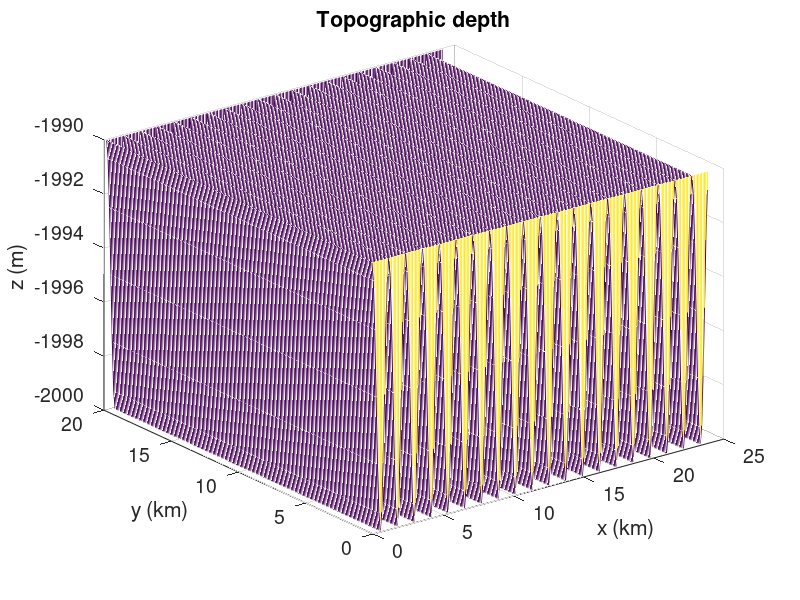

The MATLAB script that drew this image: (Note: this script raises an error after producing the figure.)
clear, close all
set(0,'defaultAxesFontSize',14), set(0,'DefaultLineLineWidth',1.5);
set(groot,'defaultAxesXGrid','on'), set(groot,'defaultAxesYGrid','on')
p_g=9.81; p_f=1.3e-4; p_N=1e-3; p_R0=1027;
iPlot=1; iSave=1;

dx=100; dy=100; dz=40;
Nx=240; Ny=200; Nz=50;
xc=dx/2:dx:Nx*dx-dx/2; yc=dy/2:dy:Ny*dy-dy/2;
Depth=-Nz*dz; 
zc=-dz/2:-dz:Depth+dz/2; zf=0:-dz:Depth;

[gridXY,gridYX]=meshgrid(xc,yc); gridXY=gridXY'; gridYX=gridYX';
[gridYZ,gridZY]=meshgrid(yc,zc); gridYZ=gridYZ'; gridZY=gridZY';

%% Topography
amp=5; wavelen=1200; k0=2*pi/wavelen; Umax0=0.18; %Umax=0.09; Umax=0.06; %Umax=0.03;
% fprintf('Intrinsic freq at generation = %.2f N = %.2f f \n',k0*Umax/p_N,k0*Umax/p_f)
H=Depth+amp*cos(k0*(gridXY-dx/2))+amp;
% H(1:12,:)=Depth+amp; H(12+12*5+2:end,:)=Depth+amp; 
% H([1:12*2  12*10+1:end],:)=Depth+amp;
H(:,[1 end])=0; % meridional walls
dH=2000+H(:,Ny/2); 

if iPlot
    figure, mesh(gridXY/1e3,gridYX/1e3,H)
    if amp~=0, zlim([Depth Depth+2*amp]), end
    xlabel('x (km)'), ylabel('y (km)'), zlabel('z (m)')
    title('Topographic depth')
end
fprintf('Amplitude = %d m, wavelength = %d m \n',amp,wavelen)
fprintf('Maximum bathy = %d m, average bathy = %.2f m \n',min(H,[],'all'), mean(H(:,2:end-1),'all'))
fprintf('Minimum partial cell thickness = %.2f m \n',min(dH(dH>0),[],'all'))
clear amp wavelen

%% Zonal velocity
zt=Depth+dz; zb=-100;
fprintf('Jet''s bottom at %d m and top at %d m \n', zt,zb)
factor=2*Umax0/(zt-zb)^2;
Uc=factor/2*(zc-zb).^2 .*(zc<zb);
if iPlot
    figure, plot(Uc,zc), ylim([zt 0])
    xlabel('U (m/s)'), ylabel('z (m)')
    title('Jet''s central velocity')
end
clear Depth factor Uc

%% Density
ym=(yc(1)+yc(end))/2; yf=15e3;
fprintf('Jet''s meridional axis at %.2f km \n',ym/1e3)
sigma=pi/(yf-ym);
thy=tanh(sigma*(gridYX-ym));
if 0
    figure, plot(yc,thy(1,:))
end

dUdzmax=2*Umax0/(zt-zb);
dR=p_f*dUdzmax*p_R0/(sigma*p_g);
dRdz=-p_N^2*p_R0/p_g;

Rref=ones(Nz,1)*p_R0;
R=ones(Nx,Ny,Nz)*p_R0;
for iz=1:Nz-1 % for each layer
    z=zc(iz);
    Rref(iz+1)=Rref(iz)-dRdz*dz;
    R(:,:,iz+1)=(z-zb)/(zt-zb)*dR*thy*(z<zb) + Rref(iz+1);
end
if iPlot
    figure, contour(gridYZ,gridZY,squeeze(R(1,:,:))), colorbar
    xlabel('y (km)'), ylabel('z (m)'), title('Density')
end
clear iz z Rref thy dUdzmax dRdz Umax

%% Temperature from density
alpha=2e-4;
T=(1-R/p_R0)/alpha +20;
if iPlot
    figure, contour(gridYZ/1e3,gridZY,squeeze(T(1,:,:))), colorbar
    xlabel('y (km)'), ylabel('z (m)'), title('Temperature')
end
clear alpha R

%% Reconstruct velocity from density
dRdy=(gridZY-zb)/(zt-zb).*(gridZY<zb) *dR .* cosh(sigma*(gridYZ-ym)).^(-2)*sigma;
dUdz=p_g*dRdy/(p_f*p_R0);

U_yz=zeros(Ny,Nz);    
for iz=1:Nz-1 % for each layer
    U_yz(:,iz+1)=U_yz(:,iz)-dUdz(:,iz)*dz;
end
if iPlot
    pcolor(gridYZ/1e3,gridZY,U_yz), shading interp, hold on
    contour(yc/1e3,zc,U_yz',[1e-10 .01:.01:.2],'k')
    colorbar, %colormap('bluewhitered')
    xlabel('y (km)'), ylabel('z (m)'), title('Jet''s zonal velocity')
end

U=zeros(Nx,Ny,Nz); V=zeros(Nx,Ny,Nz);
for ix=1:Nx, U(ix,:,:)=U_yz; end % repmat
Umax=max(U,[],'all');

fprintf('Jet''s max velocity = %.4f m/s \n',Umax)
fprintf('Intrinsic freq at generation = %.2f N = %.2f f \n',k0*Umax/p_N,k0*Umax/p_f)
clear ix iz dR dRdy dUdz sigma U_yz ym yf zb zt k0

%% Viscosity
Ah_min=0.05; Ah=ones(Nx,Ny,Nz)*Ah_min; Ns=10; % sponge layer thickness
for i=1:Ns
    Ah(:,[Ns+1-i Ny-Ns+i],:)=Ah_min*10*i; % amplified 10 times
    % Ah([Ns+1-i Nx-Ns+i],:,:)=Ah_min*10*i;
end
fprintf('Ah is between %.2e and %.2e \n',min(Ah,[],'all'),max(Ah,[],'all'))

if iPlot
    Ah_xy=squeeze(mean(Ah,3));
    figure, pcolor(xc/1e3,yc/1e3,Ah_xy'), shading flat, colorbar
    xlabel('x (km)'), ylabel('y (km)')
    % title('Biharmonic horizontal viscosity (m^4/s)')
    title('Laplacian horizontal viscosity (m^2/s)')
end
clear i Ah_xy

%% Save
if iSave
    % fid=fopen('BAT.bin'   ,'w','b'); fwrite(fid,H,'float32'); fclose(fid);

    fid=fopen('U.bin'     ,'w','b'); fwrite(fid,U,'float32'); fclose(fid);
    fid=fopen('V.bin'     ,'w','b'); fwrite(fid,V,'float32'); fclose(fid);
    fid=fopen('TEMP.bin'  ,'w','b'); fwrite(fid,T,'float32'); fclose(fid);

    fid=fopen('U_B.bin'   ,'w','b'); fwrite(fid,squeeze(U(1,:,:)),'float32'); fclose(fid);
    fid=fopen('V_B.bin'   ,'w','b'); fwrite(fid,squeeze(V(1,:,:)),'float32'); fclose(fid);
    fid=fopen('TEMP_B.bin','w','b'); fwrite(fid,squeeze(T(1,:,:)),'float32'); fclose(fid);
    
    fid=fopen('ViscAh.bin','w','b'); fwrite(fid,Ah,'float32'); fclose(fid);
end
clear fid iPlot iSave
clear gridXY gridYX gridYZ gridZY
